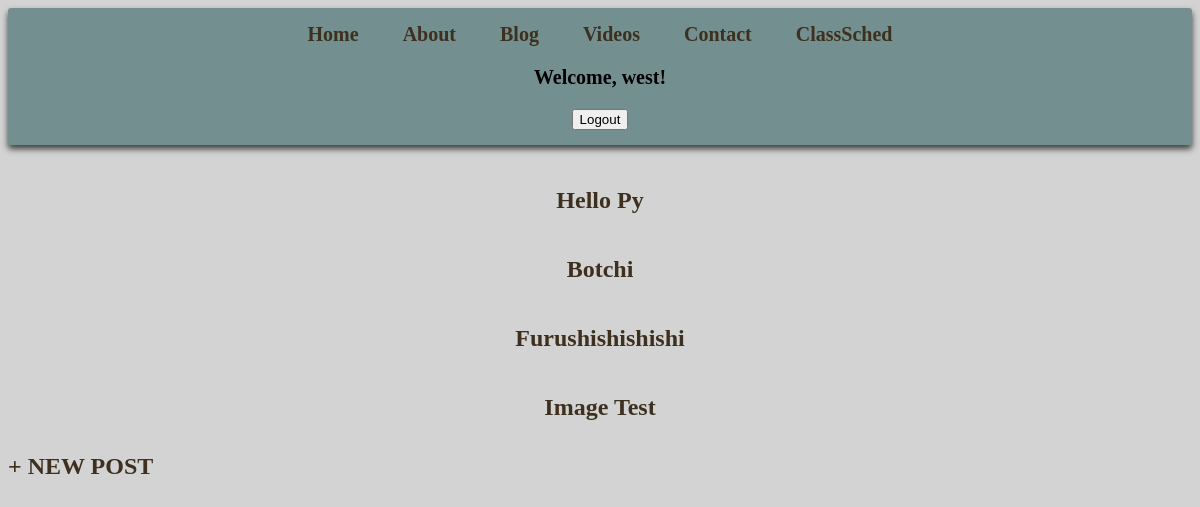
Page /blog/ (signed in) on the committed database.
### app/models.py (models this page shows, shortened)
class Post(models.Model):
    title = models.CharField(max_length=100)
    author = models.ForeignKey("auth.user", on_delete=models.CASCADE)
    body = models.TextField()
    header_image = models.ImageField(null=True, blank=True, upload_to="images/")

### app/views.py (the view)
# urls.py: path('blog/', BlogListView.as_view(), name='blog'),
class BlogListView(ListView):
    model = Post
    context_object_name = 'posts'
    template_name = 'app/blog_list.html'

### app/templates/app/blog_list.html (shortened to what this page needs)
{%  extends 'app/base.html' %}
{% load static %}
{% block content%}
    {% for post in posts %}
    <div class="post-entry">
            <h2><a href="{% url 'blog_detail' post.pk %}">{{post.title}}</a></h2>
        </div>
    {% endfor %}
    <a href="{% url 'blog_create' %}"> + NEW POST </a>
{% endblock content %}

### app/templates/app/navbar.html (shortened to what this page needs)
<header>
    <a href="{% url 'home' %}">Home</a>
    <a href="{% url 'about' %}">About</a>
    <a href="{% url 'blog' %}">Blog</a>
    <a href="{% url 'Video_list' %}">Videos</a>
    <a href="{% url 'Contact' %}">Contact</a>
    <a href="{% url 'class_schedule' %}">ClassSched</a>
    {% if user.is_authenticated %}
    <p>Welcome, {{ user.username }}!</p>
    <form method="post" action="{% url 'logout' %}">
        <button type="submit" class="btn-primary">Logout</button>
    </form>
{% else %}
    <a href="{% url 'login' %}">Login</a> | <a href="{% url 'register' %}">Register</a>
{% endif %}
</header>

### static/css/base.css (style rules this page uses)
body { background-color: lightgrey; }
a { color: rgb(61, 48, 30); text-decoration: none; font-weight: bold; font-size: 24px; }

### app/templates/app/base.html (style rules this page uses)
header { text-align: center; padding: 15px 25px; background-color: rgb(116, 143, 143); border-radius: 3px; font-weight: bold; box-shadow: 0 4px 6px #3d3d3d; margin-bottom: 2rem; }
header a { font-size: 20px; padding-inline: 20px; font-weight: bold; text-decoration: none; }
p { text-align: center; font-size: 20px; }
h2 { text-align: center; font-weight: bold; font-size: 35px; }
h2 a { color: rgb(61, 48, 30); text-decoration: none; }

### rows in the picture
Post: title "Hello Py"
Post: title "Botchi"
Post: title "Furushishishishi"
Post: title "Image Test"

### other values in the picture
{{ user.username }} "west"
